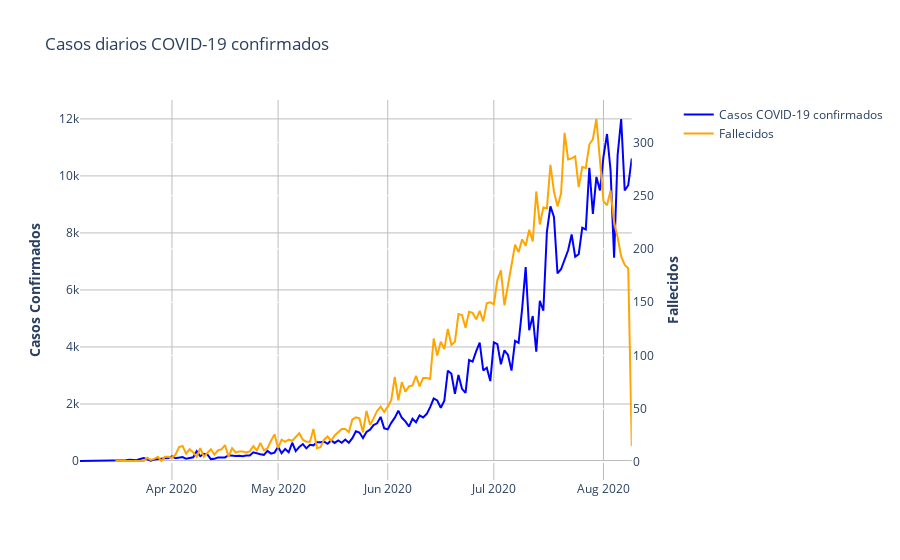

The cell this chart's notebook holds for it:
### Markdown cell above
## Casos a nivel nacional

### Code cell
fig = make_subplots(specs=[[{"secondary_y": True}]],)

fig.add_trace(go.Scatter(
                x=df_covid_nac.date,
                y=df_covid_nac['casos'],
                name="Casos COVID-19 confirmados",
                line_color='Blue',
                opacity=1), secondary_y=False,)

fig.add_trace(go.Scatter(
                x=df_covid_NacM.dateMuerte,
                y=df_covid_NacM['casos'],
                name="Fallecidos",
                line_color='Orange',
                opacity=1), secondary_y=True,)
# Titulo
fig.update_layout(
    title_text="Casos diarios COVID-19 confirmados", 
    paper_bgcolor='rgba(0,0,0,0)',
    plot_bgcolor='rgba(0,0,0,0)',
   
)
# Set x-axis title

#title_text="<b>Periodo mensual ( Enero 2014 - Enero 2020)</b>"

fig.update_xaxes(gridcolor='#bdbdbd')

# Set y-axes titles
fig.update_yaxes(title_text="<b>Casos Confirmados</b>", secondary_y=False,gridcolor='#bdbdbd',zerolinecolor='#bdbdbd')
fig.update_yaxes(title_text="<b>Fallecidos</b>", secondary_y=True)


fig.show()

### Figure 1 — Plotly figure (JSON) as saved in the notebook; plotly's stock layout.template omitted (floating-point values rounded to 4 significant figures; data arrays with more than 128 entries replaced by an {"elided": "..."} marker saying what was removed)
{"data": [{"line": {"color": "Blue"}, "name": "Casos COVID-19 confirmados", "opacity": 1, "type": "scatter", "x": {"elided": "154 str values"}, "xaxis": "x", "y": {"elided": "154 int values"}, "yaxis": "y"}, {"line": {"color": "Orange"}, "name": "Fallecidos", "opacity": 1, "type": "scatter", "x": {"elided": "142 str values"}, "xaxis": "x", "y": {"elided": "142 int values"}, "yaxis": "y2"}], "layout": {"paper_bgcolor": "rgba(0,0,0,0)", "plot_bgcolor": "rgba(0,0,0,0)", "title": {"text": "Casos diarios COVID-19 confirmados"}, "xaxis": {"anchor": "y", "domain": [0, 0.94], "gridcolor": "#bdbdbd"}, "yaxis": {"anchor": "x", "domain": [0, 1], "gridcolor": "#bdbdbd", "title": {"text": "<b>Casos Confirmados</b>"}, "zerolinecolor": "#bdbdbd"}, "yaxis2": {"anchor": "x", "overlaying": "y", "side": "right", "title": {"text": "<b>Fallecidos</b>"}}}}
